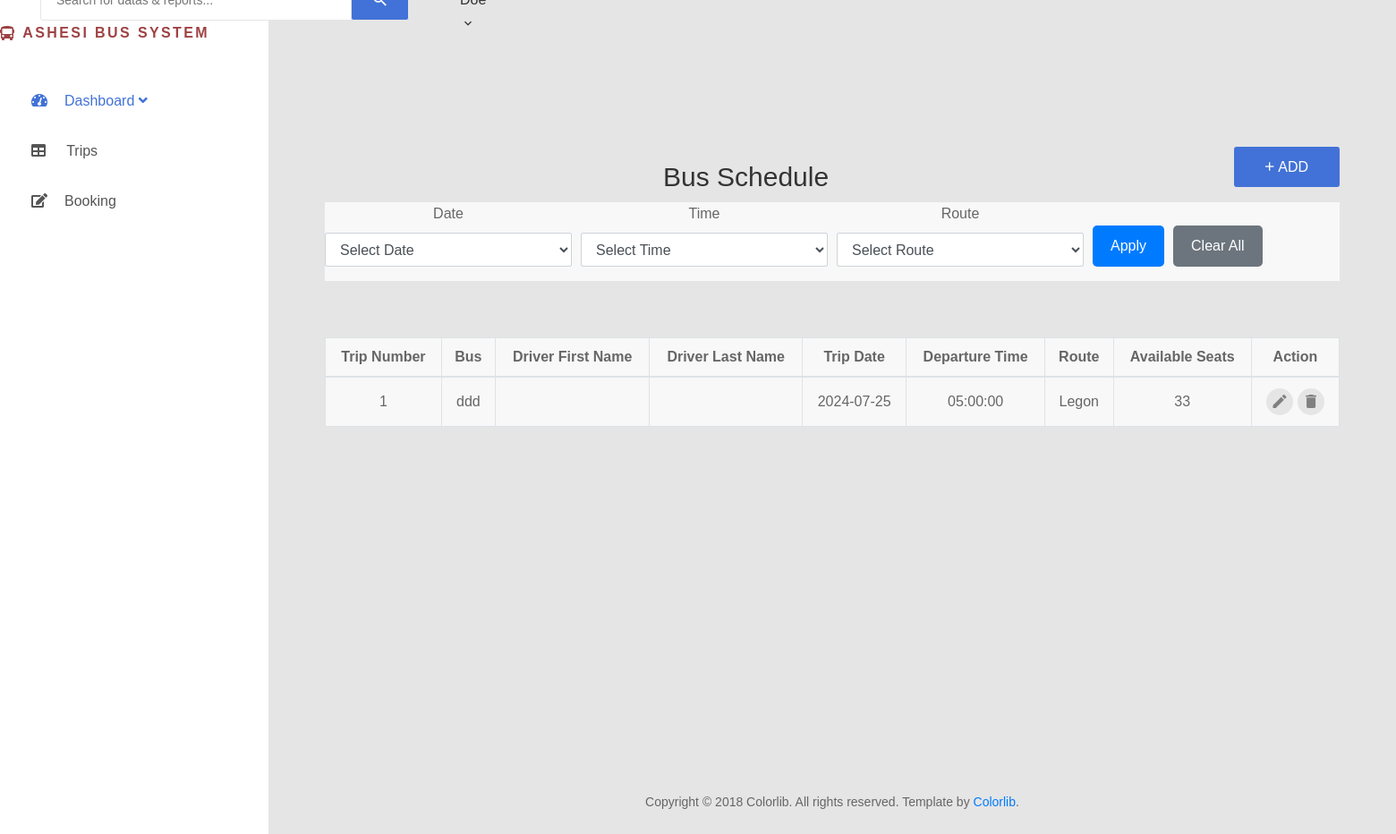
Before: /admin/trips.php with the older database file.
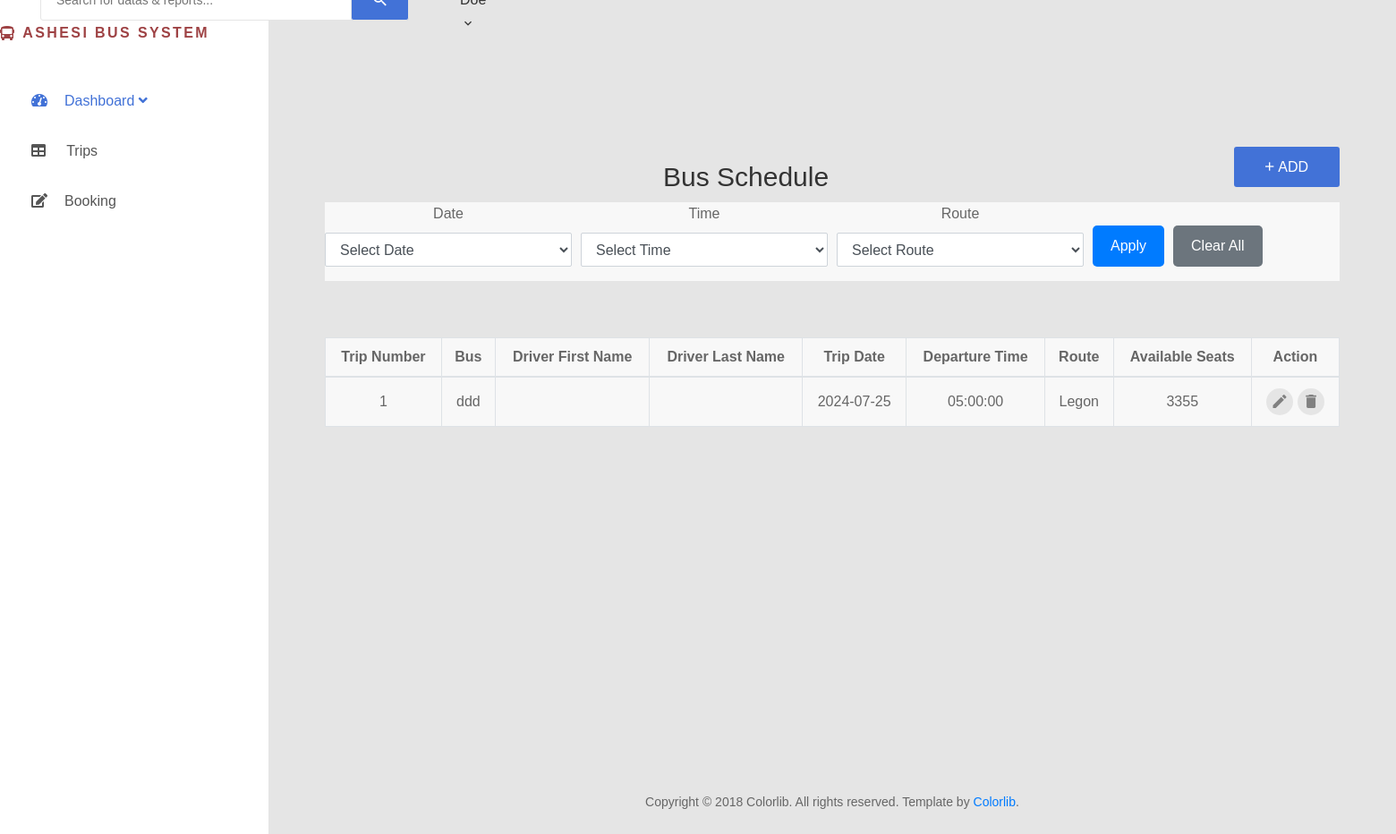
After: the same page with the newer database file.
### tables this page shows
CREATE TABLE `trips` (
  `trip_id` int(11) NOT NULL,
  `bus_id` int(11) NOT NULL,
  `driver_id` int(11) NOT NULL,
  `trip_date` date NOT NULL,
  `departure_time` time NOT NULL,
  `route` varchar(255) NOT NULL
);

CREATE TABLE `buses` (
  `bus_id` int(11) NOT NULL,
  `bus_number` varchar(255) NOT NULL,
  `capacity` int(11) NOT NULL,
  `bus_name` varchar(255) NOT NULL,
  `bus_status` enum('active','inactive','maintenance/unavailable') NOT NULL
);

### admin/trips.php (the view, shortened to what this page needs)
<?php include 'styles.php'?>
<?php require '../config/connection.php';?>
<body>
    <div class="page-wrapper">
        <?php include 'side-menu.php'?>
        <?php include 'desktop-header.php'?>
        <div class="page-container">
            <div class="main-content">
                <div class="row">
                    <div class="col-md-12">
                        <div class="overview-wrap">
                            <h2 class="title-1" style="margin-left:35%;">Bus Schedule</h2>
                            <div class="popup">
                                <button class="au-btn au-btn-icon au-btn--blue" onclick="addDriver()" style="position: absolute; right: 5vw; top: -1vw;">
                                    <i class="zmdi zmdi-plus"></i>Add
                                </button>
                            </div>
                        </div>
                    </div>
                </div>
                <?php include 'trip.php'?>
            </div>
            <?php include 'footer.php'?>
        </div>
</body>

### admin/trip.php (shortened to what this page needs)
<?php
$getTrips = $connection->prepare("SELECT
        t.trip_id,
        b.bus_name,
        t.first_name,
        t.last_name,
        t.trip_date,
        t.departure_time,
        t.route,
        b.capacity AS available_seats
    FROM
        trips t
    JOIN
        buses b ON t.bus_id = b.bus_id
");
$getTrips->execute();
$busTrips = $getTrips->get_result();
$allTrips = $busTrips->fetch_all(MYSQLI_ASSOC);
?>
<section style="background-color: #f8f8f8; margin: 5%; margin-top: 10px;">
    <form id="filter-form" class="mb-4">
        <div class="form-row">
            <div class="col-md-3 mb-3">
                <label for="filter-date">Date</label>
                <select class="form-control" id="filter-date">
                    <option value="">Select Date</option>
                </select>
            </div>
            <div class="col-md-3 mb-3">
                <label for="filter-time">Time</label>
                <select class="form-control" id="filter-time">
                    <option value="">Select Time</option>
                </select>
            </div>
            <div class="col-md-3 mb-3">
                <label for="filter-route">Route</label>
                <select class="form-control" id="filter-route">
                    <option value="">Select Route</option>
                </select>
            </div>
            <div class="col-md-3 mb-3 d-flex align-items-end">
                <button style="margin-right: 10px; padding: 10px 20px; background-color: #007bff; color: white; border: none; border-radius: 5px; cursor: pointer;" type="button" onclick="applyFilters()">Apply</button>
                <button style="padding: 10px 20px; background-color: #6c757d; color: white; border: none; border-radius: 5px; cursor: pointer;" type="button" onclick="clearFilters()">Clear All</button>
            </div>
        </div>
    </form>
</section>
<section style="background-color: #f8f8f8; margin: 5%">
    <table class="table table-bordered" id="bus-schedule">
        <thead>
            <tr>
                <th>Trip Number</th>
                <th>Bus</th>
                <th>Driver First Name</th>
                <th>Driver Last Name</th>
                <th>Trip Date</th>
                <th>Departure Time</th>
                <th>Route</th>
                <th>Available Seats</th>
                <th>Action</th>
            </tr>
        </thead>
        <tbody>
            <?php foreach ($allTrips as $trip): ?>
            <tr id="trip-<?= htmlspecialchars($trip['trip_id'], ENT_QUOTES, 'UTF-8') ?>">
                <td><?= htmlspecialchars($trip['trip_id'], ENT_QUOTES, 'UTF-8') ?></td>
                <td><?= htmlspecialchars($trip['bus_name'], ENT_QUOTES, 'UTF-8') ?></td>
                <td><?= htmlspecialchars($trip['first_name'], ENT_QUOTES, 'UTF-8') ?></td>
                <td><?= htmlspecialchars($trip['last_name'], ENT_QUOTES, 'UTF-8') ?></td>
                <td><?= htmlspecialchars($trip['trip_date'], ENT_QUOTES, 'UTF-8') ?></td>
                <td><?= htmlspecialchars($trip['departure_time'], ENT_QUOTES, 'UTF-8') ?></td>
                <td><?= htmlspecialchars($trip['route'], ENT_QUOTES, 'UTF-8') ?></td>
                <td><?= htmlspecialchars($trip['available_seats'], ENT_QUOTES, 'UTF-8') ?></td>
                <td>
                    <div class="table-data-feature">
                        <button class="item" data-toggle="tooltip" data-placement="top" title="Edit" onclick="editTrip(<?= htmlspecialchars($trip['trip_id'], ENT_QUOTES, 'UTF-8') ?>)">
                            <i class="zmdi zmdi-edit"></i>
                        </button>
                        <button class="item" data-toggle="tooltip" data-placement="top" title="Delete" onclick="deleteTrip(<?= htmlspecialchars($trip['trip_id'], ENT_QUOTES, 'UTF-8') ?>)">
                            <i class="zmdi zmdi-delete"></i>
                        </button>
                    </div>
                </td>
            </tr>
            <?php endforeach; ?>
        </tbody>
    </table>
</section>

Changed rows visible on the page:
changed through a linked row, trips "Legon": bus.capacity "33" → "3355"
